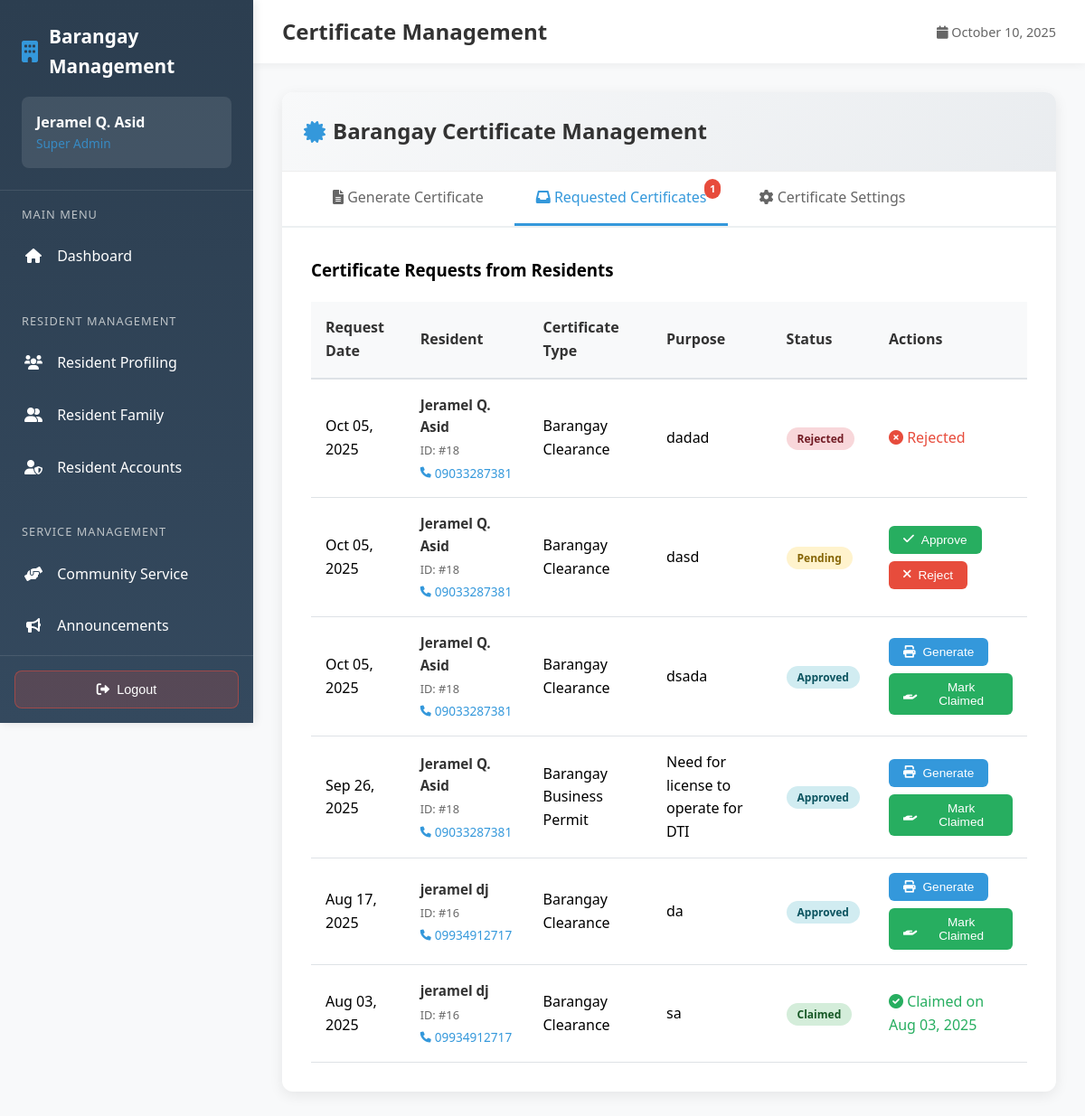
Screenshot of /employee/admin/certificates.php (signed in) with the database file from the repository.
### tables this page shows
CREATE TABLE `certificate_requests` (
  `id` int(11) NOT NULL,
  `resident_id` int(11) NOT NULL,
  `certificate_type` varchar(100) NOT NULL,
  `purpose` text NOT NULL,
  `additional_info` text DEFAULT NULL,
  `status` varchar(20) NOT NULL DEFAULT 'pending',
  `created_at` timestamp NOT NULL DEFAULT current_timestamp(),
  `processed_date` timestamp NULL DEFAULT NULL,
  `processed_by` int(11) DEFAULT NULL,
  `rejection_reason` text DEFAULT NULL,
  `claim_date` timestamp NULL DEFAULT NULL,
  `or_number` varchar(50) DEFAULT NULL,
  `amount_paid` decimal(10,2) DEFAULT NULL,
  `updated_at` timestamp NOT NULL DEFAULT current_timestamp() ON UPDATE current_timestamp()
);

CREATE TABLE `residents` (
  `id` int(11) NOT NULL,
  `first_name` varchar(100) NOT NULL,
  `middle_initial` varchar(1) DEFAULT NULL,
  `last_name` varchar(100) NOT NULL,
  `full_name` varchar(255) DEFAULT NULL,
  `suffix` varchar(50) DEFAULT NULL,
  `age` int(11) NOT NULL,
  `contact_number` varchar(20) NOT NULL,
  `zone` enum('Zone 1A','Zone 1B','Zone 2A','Zone 2B','Zone 3A','Zone 3B','Zone 4A','Zone 4B','Zone 5A','Zone 5B','Zone 6A','Zone 6B','Zone 7A','Zone 7B') NOT NULL DEFAULT 'Zone 1A',
  `email` varchar(100) DEFAULT NULL,
  `created_at` timestamp NOT NULL DEFAULT current_timestamp(),
  `updated_at` timestamp NOT NULL DEFAULT current_timestamp() ON UPDATE current_timestamp(),
  `photo_path` varchar(255) DEFAULT NULL,
  `face_descriptor` text DEFAULT NULL,
  `face_embedding` text DEFAULT NULL,
  `face_photo` longtext DEFAULT NULL,
  `liveness_verified` tinyint(1) DEFAULT 0,
  `total_volunteer_hours` decimal(6,1) DEFAULT 0.0,
  `total_volunteer_events` int(11) DEFAULT 0,
  `last_volunteer_date` date DEFAULT NULL,
  `volunteer_status` enum('inactive','active','outstanding') DEFAULT 'inactive',
  `status` varchar(20) NOT NULL DEFAULT 'active'
);

### employee/admin/certificates.php (the view, shortened to what this page needs)
<?php
require_once '../../config.php';
$stats = [];
$pending_complaint_query = "SELECT COUNT(*) as pending FROM complaints WHERE status = 'pending'";
$result = mysqli_query($connection, $pending_complaint_query);
if ($result) {
    $stats['pending_complaints'] = mysqli_fetch_assoc($result)['pending'];
} else {
    $stats['pending_complaints'] = 0;
}
$pending_cert_query = "SELECT COUNT(*) as pending FROM certificate_requests WHERE status = 'pending'";
$result = mysqli_query($connection, $pending_cert_query);
if ($result) {
    $stats['pending_certificates'] = mysqli_fetch_assoc($result)['pending'];
} else {
    $stats['pending_certificates'] = 0;
}
$certificate_requests_query = "SELECT
    cr.*,
    r.full_name as resident_name,
    r.contact_number as resident_phone,
    r.email as resident_email,
    '' as resident_address,
    u.full_name as processed_by_name
FROM certificate_requests cr
LEFT JOIN residents r ON cr.resident_id = r.id
LEFT JOIN users u ON cr.processed_by = u.id
ORDER BY cr.created_at DESC";
$certificate_requests = mysqli_query($connection, $certificate_requests_query);
$certificate_requests_with_info = [];
if ($certificate_requests && mysqli_num_rows($certificate_requests) > 0) {
    while ($request = mysqli_fetch_assoc($certificate_requests)) {
        if (empty($request['resident_email'])) {
            $request['resident_email'] = 'No email';
        }
        if (empty($request['resident_address'])) {
            $request['resident_address'] = 'No address';
        }
        $certificate_requests_with_info[] = $request;
    }
}
if (isset($_GET['tab'])) {
    $active_tab = $_GET['tab'];
} else {
    $active_tab = !empty($certificate_requests_with_info) ? 'requests' : 'generate';
}
?>
<!DOCTYPE html>
<html lang="en">
<head>
    <link href="https://cdnjs.cloudflare.com/ajax/libs/font-awesome/6.0.0/css/all.min.css" rel="stylesheet">
</head>
<body>
    <nav class="sidebar" id="sidebar">
        <div class="sidebar-header">
            <div class="sidebar-brand">
                <i class="fas fa-building"></i>
                Barangay Management
            </div>
            <div class="user-info">
                <div class="user-name"><?php echo $_SESSION['full_name']; ?></div>
                <div class="user-role">Super Admin</div>
            </div>
        </div>
        <div class="sidebar-nav">
            <div class="nav-section">
                <div class="nav-section-title">Main Menu</div>
                <a href="dashboard.php" class="nav-item">
                    <i class="fas fa-home"></i>
                    Dashboard
                </a>
            </div>
            <div class="nav-section">
                <div class="nav-section-title">Resident Management</div>
                <a href="resident-profiling.php" class="nav-item">
                    <i class="fas fa-users"></i>
                    Resident Profiling
                </a>
                 <a href="resident_family.php" class="nav-item">
                    <i class="fas fa-user-friends"></i>
                    Resident Family
                </a>
                <a href="resident_account.php" class="nav-item">
					<i class="fas fa-user-shield"></i>
					Resident Accounts
				</a>
            </div>
            <div class="nav-section">
                <div class="nav-section-title">Service Management</div>
                <a href="community_service.php" class="nav-item">
                    <i class="fas fa-hands-helping"></i>
                    Community Service
                </a>
                <a href="announcements.php" class="nav-item">
                    <i class="fas fa-bullhorn"></i>
                    Announcements
                </a>
                <a href="complaints.php" class="nav-item">
                </a>
            </div>
        </div>
        <div class="logout-section">
            <form action="../../employee/logout.php" method="POST" id="logoutForm" style="width: 100%;">
                <button type="button" class="logout-btn" onclick="handleLogout()">
                    <i class="fas fa-sign-out-alt"></i>
                    Logout
                </button>
            </form>
        </div>
    </nav>
    <div class="main-content">
        <div class="top-bar">
            <h1 class="page-title">Certificate Management</h1>
            <div style="display: flex; align-items: center; gap: 1rem;">
                <span style="color: #666; font-size: 0.9rem;">
                    <i class="fas fa-calendar"></i> <?php echo date('F j, Y'); ?>
                </span>
            </div>
        </div>
        <div class="content-area">
            <div class="certificate-container">
                <div class="certificate-header no-print">
                    <h2 class="certificate-title">
                        <i class="fas fa-certificate" style="color: #3498db;"></i>
                        Barangay Certificate Management
                    </h2>
                </div>
                <div class="tabs no-print">
                    <div class="tab <?php echo $active_tab == 'generate' ? 'active' : ''; ?>" onclick="switchTab(event, 'generate')">
                        <i class="fas fa-file-alt"></i> Generate Certificate
                    </div>
                    <div class="tab <?php echo $active_tab == 'requests' ? 'active' : ''; ?>" onclick="switchTab(event, 'requests')">
                        <i class="fas fa-inbox"></i> Requested Certificates
                        <?php if ($stats['pending_certificates'] > 0): ?>
                            <span class="tab-badge"><?php echo $stats['pending_certificates']; ?></span>
                        <?php endif; ?>
                    </div>
                    <div class="tab <?php echo $active_tab == 'settings' ? 'active' : ''; ?>" onclick="switchTab(event, 'settings')">
                        <i class="fas fa-cog"></i> Certificate Settings
                    </div>
                </div>
                <div id="requests-tab" class="tab-content <?php echo $active_tab == 'requests' ? 'active' : ''; ?>">
                    <h3 style="margin-bottom: 20px;">Certificate Requests from Residents</h3>
                    <?php if (!empty($certificate_requests_with_info)): ?>
                        <table class="requests-table">
                            <thead>
                                <tr>
                                    <th>Request Date</th>
                                    <th>Resident</th>
                                    <th>Certificate Type</th>
                                    <th>Purpose</th>
                                    <th>Status</th>
                                    <th>Actions</th>
                                </tr>
                            </thead>
                            <tbody>
                                <?php foreach ($certificate_requests_with_info as $request): ?>
                                    <tr>
                                        <td><?php echo date('M d, Y', strtotime($request['created_at'])); ?></td>
                                        <td>
                                            <div class="resident-info">
                                                <div class="resident-name"><?php echo htmlspecialchars($request['resident_name']); ?></div>
                                                <div class="resident-id">ID: #<?php echo $request['resident_id']; ?></div>
                                                <div class="resident-contact">
                                                    <i class="fas fa-phone"></i> <?php echo htmlspecialchars($request['resident_phone']); ?>
                                                </div>
                                            </div>
                                        </td>
                                        <td><?php echo htmlspecialchars($request['certificate_type']); ?></td>
                                        <td><?php echo htmlspecialchars($request['purpose']); ?></td>
                                        <td>
                                            <span class="status-badge status-<?php echo $request['status']; ?>">
                                                <?php echo ucfirst($request['status']); ?>
                                            </span>
                                        </td>
                                        <td>
                                            <div class="action-buttons">
                                                <?php if ($request['status'] == 'pending'): ?>
                                                    <button class="btn btn-success btn-sm" onclick="showApproveModal(<?php echo $request['id']; ?>, '<?php echo htmlspecialchars($request['resident_name']); ?>', '<?php echo htmlspecialchars($request['certificate_type']); ?>')">
                                                        <i class="fas fa-check"></i> Approve
                                                    </button>
                                                    <button class="btn btn-danger btn-sm" onclick="showRejectModal(<?php echo $request['id']; ?>)">
                                                        <i class="fas fa-times"></i> Reject
                                                    </button>
                                                <?php elseif ($request['status'] == 'approved'): ?>
                                                    <button class="btn btn-primary btn-sm" onclick="generateCertificate('<?php echo htmlspecialchars($request['resident_name']); ?>', '<?php echo htmlspecialchars($request['purpose']); ?>')">
                                                        <i class="fas fa-print"></i> Generate
                                                    </button>
                                                    <button class="btn btn-success btn-sm" onclick="showClaimModal(<?php echo $request['id']; ?>)">
                                                        <i class="fas fa-hand-holding"></i> Mark Claimed
                                                    </button>
                                                <?php elseif ($request['status'] == 'claimed'): ?>
                                                    <span style="color: #27ae60;">
                                                        <i class="fas fa-check-circle"></i> Claimed on <?php echo $request['claim_date'] ? date('M d, Y', strtotime($request['claim_date'])) : 'N/A'; ?>
                                                    </span>
                                                <?php elseif ($request['status'] == 'rejected'): ?>
                                                    <span style="color: #e74c3c;" title="<?php echo htmlspecialchars($request['rejection_reason'] ?? ''); ?>">
                                                        <i class="fas fa-times-circle"></i> Rejected
                                                    </span>
                                                <?php endif; ?>
                                            </div>
                                        </td>
                                    </tr>
                                <?php endforeach; ?>
                            </tbody>
                        </table>
                    <?php endif; ?>
                </div>
            </div>
        </div>
    </div>
</body>
</html>

### rows the page displays
certificate_requests: created_at "Oct 05, 2025", resident.full_name "Jeramel Q. Asid", resident "18", resident.contact_number "09033287381", certificate_type "Barangay Clearance", purpose "dadad", status "Rejected"
certificate_requests: created_at "Oct 05, 2025", resident.full_name "Jeramel Q. Asid", resident "18", resident.contact_number "09033287381", certificate_type "Barangay Clearance", purpose "dasd", status "Pending"
certificate_requests: created_at "Oct 05, 2025", resident.full_name "Jeramel Q. Asid", resident "18", resident.contact_number "09033287381", certificate_type "Barangay Clearance", purpose "dsada", status "Approved"
certificate_requests: created_at "Sep 26, 2025", resident.full_name "Jeramel Q. Asid", resident "18", resident.contact_number "09033287381", certificate_type "Barangay Business Permit", purpose "Need for license to operate for DTI", status "Approved"
certificate_requests: created_at "Aug 17, 2025", resident.full_name "jeramel dj", resident "16", resident.contact_number "09934912717", certificate_type "Barangay Clearance", purpose "da", status "Approved"
certificate_requests: created_at "Aug 03, 2025", resident.full_name "jeramel dj", resident "16", resident.contact_number "09934912717", certificate_type "Barangay Clearance", purpose "sa", status "Claimed", claim_date "Aug 03, 2025"

### other values shown
$_SESSION['full_name'] "Jeramel Q. Asid"
$stats['pending_certificates'] "1"
